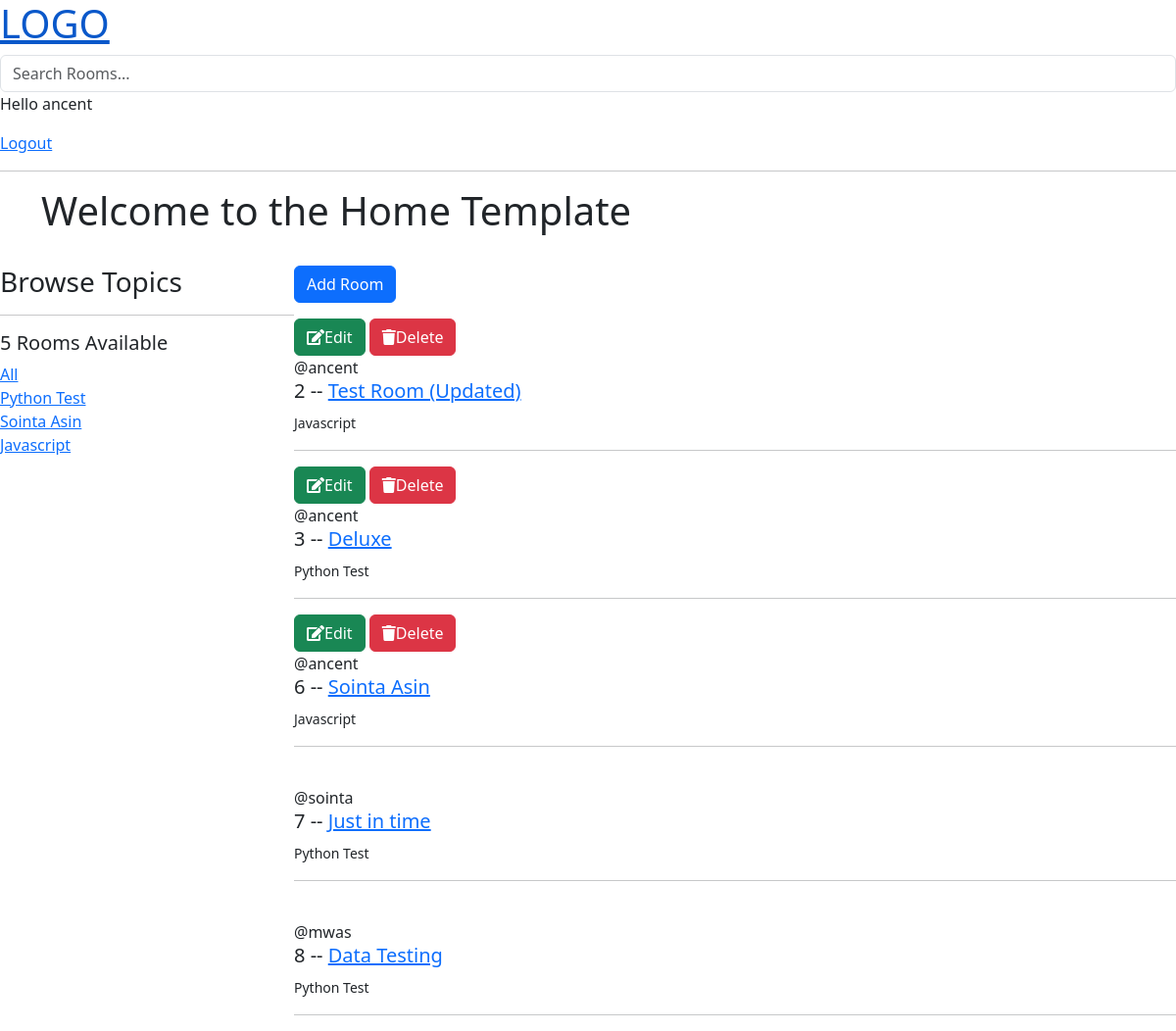
The app's page / (signed in) with its own data.
### base/models.py (models this page shows)
class Topic(models.Model):
    name = models.CharField(max_length=200)
    def __str__(self):
        return self.name

class Room(models.Model):
    host = models.ForeignKey(User, on_delete=models.SET_NULL, null=True)
    topic = models.ForeignKey(Topic, on_delete=models.SET_NULL, null=True)
    name = models.CharField('Name', max_length=200)
    description = models.TextField(null=True, blank=True)
    updated_at = models.DateTimeField(auto_now=True)
    created_at = models.DateTimeField(auto_now_add=True)

### base/views.py (the view)
# urls.py: path('', views.home, name="home"),
def home(request):
    q = request.GET.get('q') if request.GET.get('q') != None else ''
    rooms = Room.objects.filter(
        Q(topic__name__icontains=q) |
        Q(name__icontains=q) |
        Q(description__icontains=q)
        )
    topics = Topic.objects.all()
    room_count = rooms.count()
    context = {'rooms': rooms, 'topics': topics, 'room_count': room_count}
    return render(request, 'base/home.html', context)

### base/templates/base/home.html (shortened to what this page needs)
{% extends 'main.html' %}
{% block content %}
<div class="container">
    <h1>Welcome to the Home Template</h1><br/>
</div>
<div class="home-container">
    <div>
        <h3>Browse Topics</h3>
        <hr>
        <div>
            <h5>{{room_count}} Rooms Available</h5>
            <a href="{% url 'home' %}">All</a>
        </div>
        {% for topic in topics %}
        <div>
            <a href="{% url 'home' %}?q={{topic.name}}">{{topic}}</a>
        </div>
        {% endfor %}
    </div>
    <div>
        <a href="{% url 'create-room' %}" class="btn btn-primary">Add Room</a>
        <div >
            {% for room in rooms %}
            <div class="ml-5 mt-3 mb-3">
                {% if request.user == room.host %}
                <a href="{% url 'update-room' room.id %}" class="btn btn-success"><i class="fas fa-edit"></i>Edit</a>
                <a href="{% url 'delete-room' room.id %}" class="btn btn-danger"><i class="fas fa-trash"></i>Delete</a>
                {% endif %}
                <br>
                <span>@{{ room.host.username }}</span>
                <h5>{{room.id}} -- <a href="{% url 'room' room.id %}">{{room.name}}</a></h5>
                <small>{{room.topic.name}}</small>
                <hr>
            </div>
            {% endfor %}
        </div>
    </div>
</div>
{% endblock content %}

### templates/navbar.html
<a href="/">
    <h1>LOGO</h1>
</a>
<form method="GET" action="{% url 'home' %}">
    <input type="text" class="form-control" name="q" placeholder="Search Rooms..." >
</form>
{% if request.user.is_authenticated %}
<p>Hello {{ request.user }}</p>
<a href="{% url 'logout' %}"> Logout</a>
{% else %}
<a href="{% url 'login' %}">Login</a>
{% endif %}
<hr>

### base/templates/base/home.html (style rules this page uses)
.home-container { display: grid; grid-template-columns : 1fr 3fr; }

### records on screen
Topic: name "Python Test"
Topic: name "Sointa Asin"
Topic: name "Javascript"
Room: shows "Edit", host.username "ancent", id "2", name "Test Room (Updated)", topic.name "Javascript"
Room: shows "Edit", host.username "ancent", id "3", name "Deluxe", topic.name "Python Test"
Room: shows "Edit", host.username "ancent", id "6", name "Sointa Asin", topic.name "Javascript"
Room: host.username "sointa", id "7", name "Just in time", topic.name "Python Test"
Room: host.username "mwas", id "8", name "Data Testing", topic.name "Python Test"

### other values on screen
{{ request.user }} "ancent"
{{ room_count }} "5"
